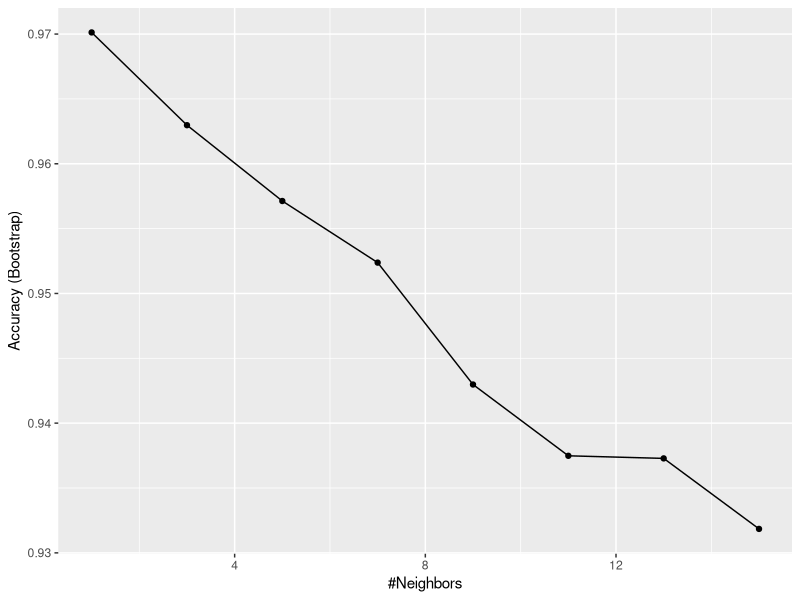
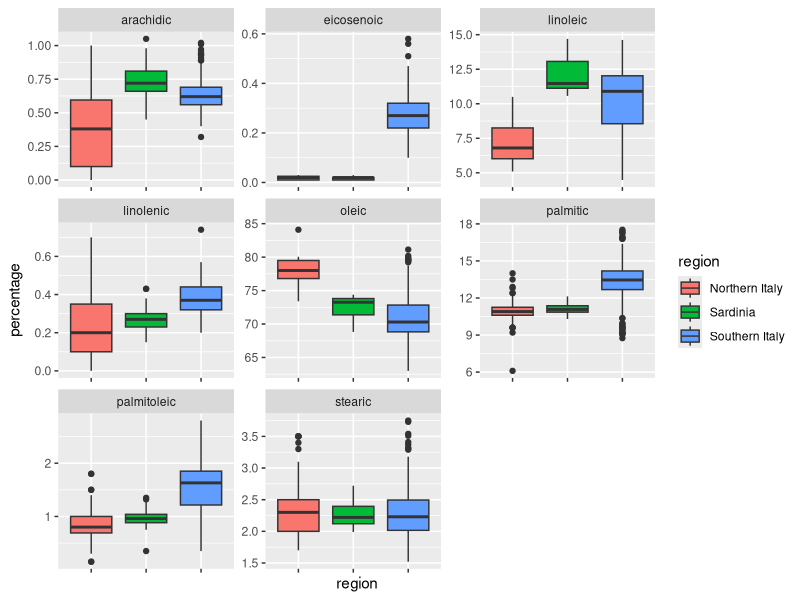
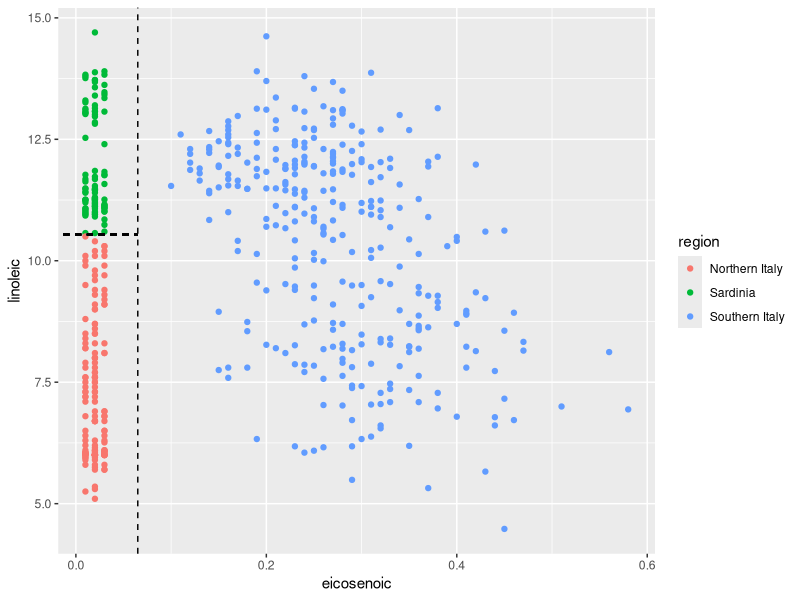
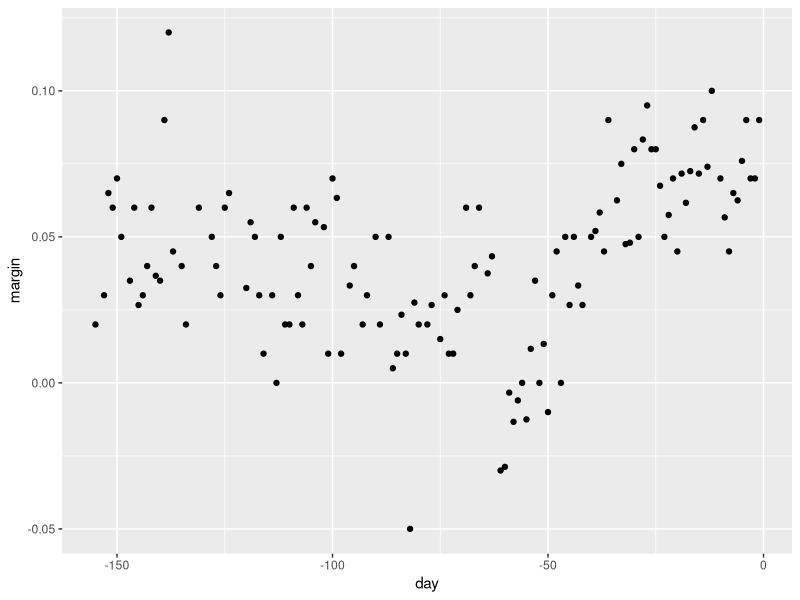
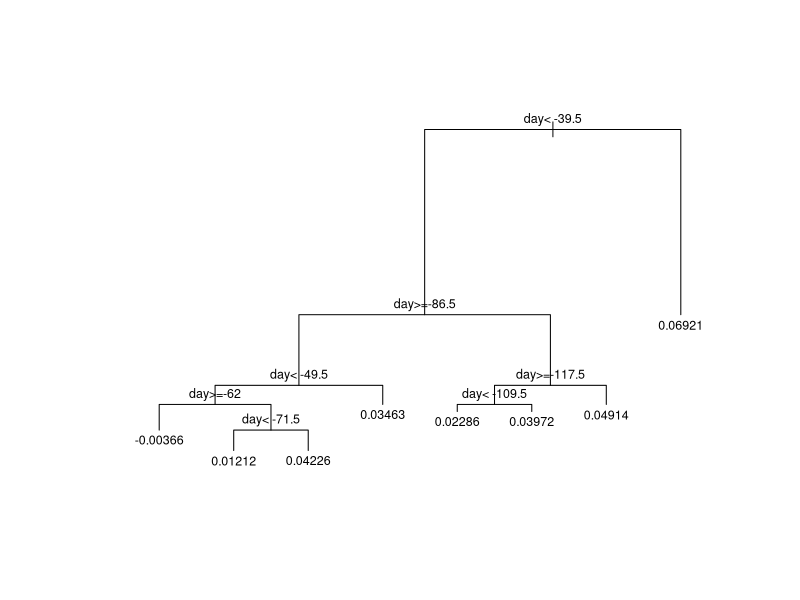
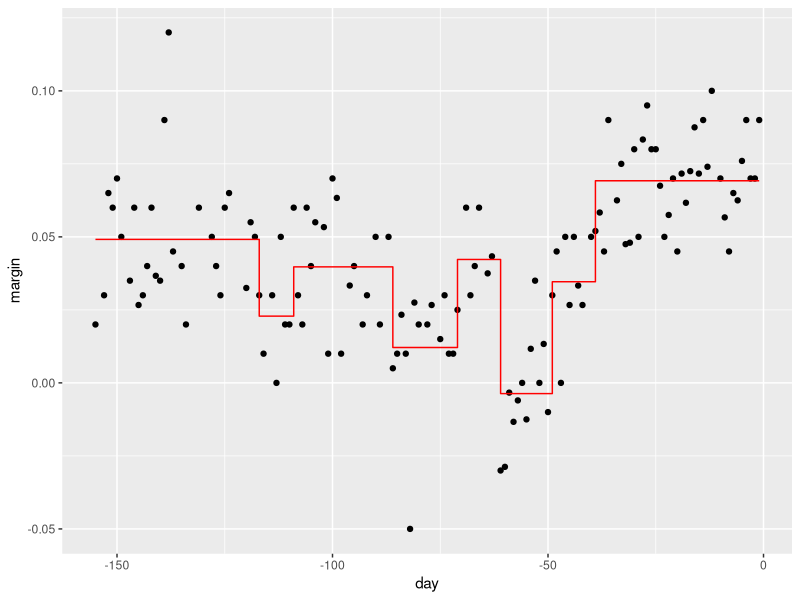
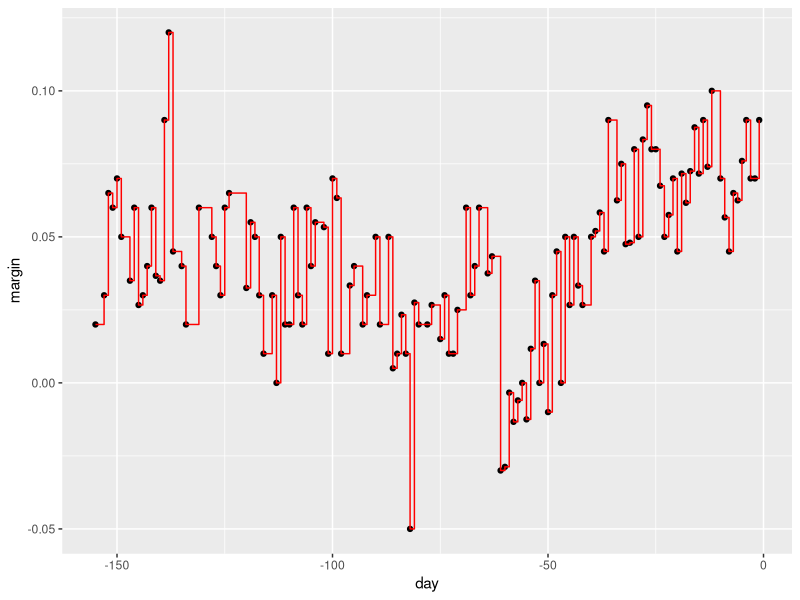
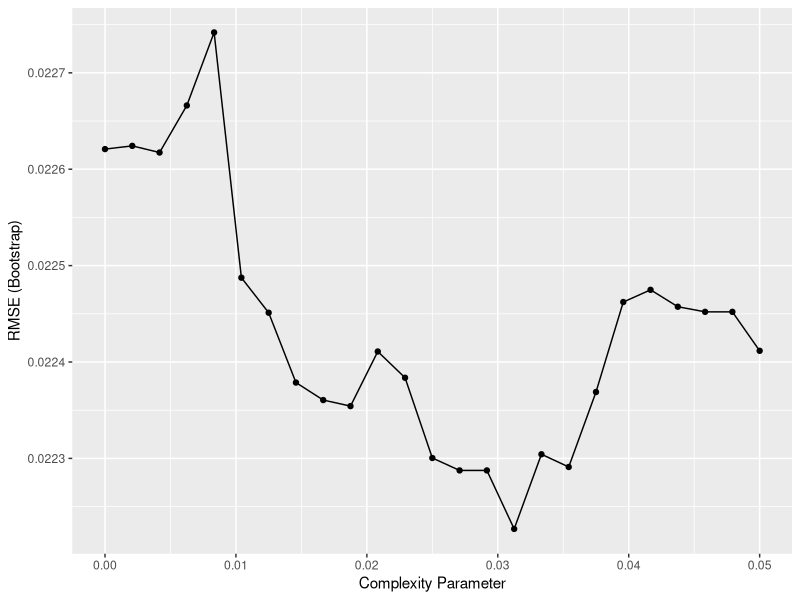

The R script that drew these images, in order:
# A tree is basically a flow chart of yes or no questions. The general idea of the
# methods we are describing is to define an algorithm that uses data to create these
# trees with predictions at the ends, referred to as nodes.
# 
# When the outcome is CONTINUOUS, we call the decision tree method a REGRESSION TREE.
# 
# Regression and decision trees operate by predicting and outcome variable Y by 
# PARTITIONING THE PREDICTORS.
# 
# The general idea is to build a decision tree and, at the end of each node, obtain a
# predictor y_hat. Mathematically, we are partitioning  the predictor space into
# J non overlapping regions, R_1, R_2, ..., R_J and then for any predictor
# x that falls within region R_J, estimate f(x) with the average of the training
# observations y_i for which the associated predictor x_i is also in R_j.
# 
# To pick j and its value s, we find the pair that minimizes the residual sum of 
# squares (RSS) 
# (see formula in https://learning.edx.org/course/course-v1:HarvardX+PH125.8x+2T2021/block-v1:HarvardX+PH125.8x+2T2021+type@sequential+block@78cfd6af400d452c9aa9f8070403e55c/block-v1:HarvardX+PH125.8x+2T2021+type@vertical+block@56c9ab44dbe84c2ea4a566a87a7f8ab3):
# 
#       sum_R1(j,s)(y_i - y_hat_R1)^2  + sum_R2_(j,s)(y_i - y_hat_R2)^2
#       
# To fit the gression tree model, we use the rpart() function in the rpart package.
# 
# Two common parameters used for partition decision are the complexity parementer (cp)
# and the minimum number of observations required in a partition before partitioning
# (minsplit in the rpart package)
# 
# If you already have a tree and want to apply a higher cp value, we can use the
# prune() function. We call this pruning a tree because we are snipping off partitions
# that do not meet a cp criterion.
# 
# 
## Code
#load data
library(tidyverse)
library(dslabs)
data("olive")
olive %>% as_tibble()
table(olive$region)
olive <- select(olive, -area)

# Predict region using KNN
library(caret)
fit <- train(region ~ .,  method = "knn", 
             tuneGrid = data.frame(k = seq(1, 15, 2)), 
             data = olive)
ggplot(fit)

# Plot distribution of each predictor stratified by region
olive %>% gather(fatty_acid, percentage, -region) %>%
  ggplot(aes(region, percentage, fill = region)) +
  geom_boxplot() +
  facet_wrap(~fatty_acid, scales = "free") +
  theme(axis.text.x = element_blank())

# plot values for eicosenoic and linoleic and segments in the graph to partition
p <- olive %>% 
  ggplot(aes(eicosenoic, linoleic, color = region)) + 
  geom_point()
p + geom_vline(xintercept = 0.065, lty = 2) + 
  geom_segment(x = -0.2, y = 10.54, xend = 0.065, yend = 10.54, color = "black", lty = 2)

# load data for regression tree
data("polls_2008")
qplot(day, margin, data = polls_2008)

#make decision tree splitting the data
library(rpart)
fit <- rpart(margin ~ ., data = polls_2008)

# visualize the splits 
plot(fit, margin = 0.1)
text(fit, cex = 0.75)

#see how the tree fits the data
polls_2008 %>% 
  mutate(y_hat = predict(fit)) %>% 
  ggplot() +
  geom_point(aes(day, margin)) +
  geom_step(aes(day, y_hat), col="red")

# change parameters = complexity parameters (cp) and minsplit
# cp = 0 will predict each point by itself
fit <- rpart(margin ~ ., data = polls_2008, control = rpart.control(cp = 0, minsplit = 2))

# see how the decion tree now fits each point
polls_2008 %>% 
  mutate(y_hat = predict(fit)) %>% 
  ggplot() +
  geom_point(aes(day, margin)) +
  geom_step(aes(day, y_hat), col="red")

# use cross validation to choose cp
library(caret)
train_rpart <- train(margin ~ ., method = "rpart", tuneGrid = data.frame(cp = seq(0, 0.05, len = 25)), data = polls_2008)
ggplot(train_rpart)

# access the final model and plot it
plot(train_rpart$finalModel, margin = 0.1)
text(train_rpart$finalModel, cex = 0.75)

# see how the tree with the optimal cp nows fit the model
polls_2008 %>% 
  mutate(y_hat = predict(train_rpart)) %>% 
  ggplot() +
  geom_point(aes(day, margin)) +
  geom_step(aes(day, y_hat), col="red")

# prune the tree 
pruned_fit <- prune(fit, cp = 0.01)

# see how the pruned tree fits the model
polls_2008 %>% 
  mutate(y_hat = predict(pruned_fit)) %>% 
  ggplot() +
  geom_point(aes(day, margin)) +
  geom_step(aes(day, y_hat), col="red")
